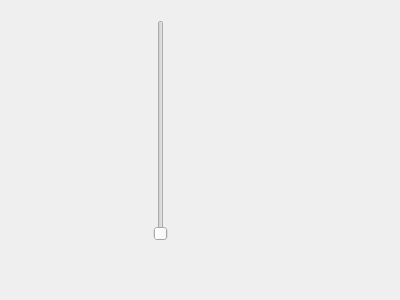
<?xml version="1.0" encoding="UTF-8"?>
<ui version="4.0">
 <class>Form</class>
 <widget class="QWidget" name="Form">
  <property name="geometry">
   <rect>
    <x>0</x>
    <y>0</y>
    <width>400</width>
    <height>300</height>
   </rect>
  </property>
  <property name="windowTitle">
   <string>Form</string>
  </property>
  <widget class="QLabeledRangeSlider" name="verticalSlider">
   <property name="geometry">
    <rect>
     <x>110</x>
     <y>20</y>
     <width>101</width>
     <height>221</height>
    </rect>
   </property>
   <property name="orientation">
    <enum>Qt::Vertical</enum>
   </property>
  </widget>
 </widget>
 <customwidgets>
  <customwidget>
   <class>QLabeledRangeSlider</class>
   <extends>QSlider</extends>
   <header>superqt.h</header>
  </customwidget>
 </customwidgets>
 <resources/>
 <connections/>
</ui>
